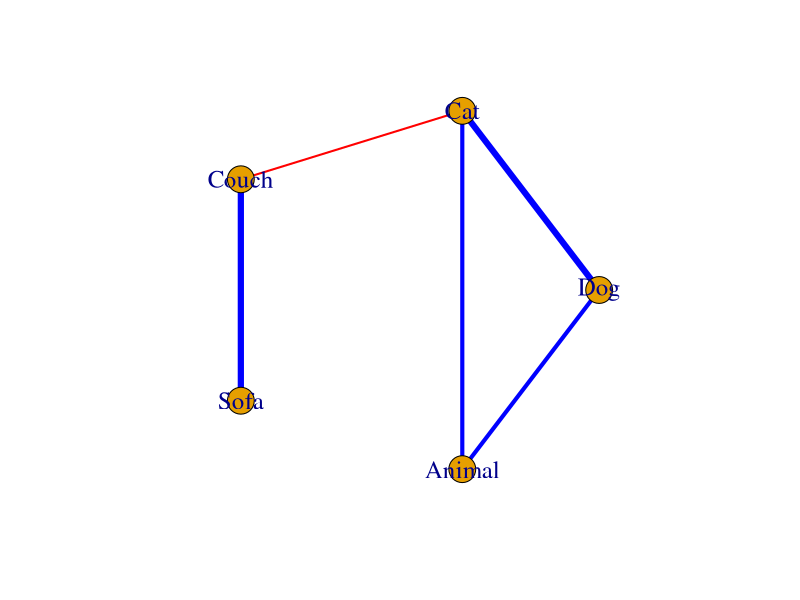

Write R code to recreate this figure. (Note: this script raises an error after producing the figure.)
library(igraph)
nodes <- c("Dog", "Cat", "Couch", "Sofa", "Animal")
edges <- data.frame(
  from = c("Dog", "Couch", "Animal", "Animal", "Couch"),
  to = c("Cat", "Sofa", "Dog", "Cat", "Cat"),
  type = c("semantic", "semantic", "semantic", "semantic", "phonologic"),
  weight = c(3, 3, 2, 2, 1)
)

edge_colors <- c(
  semantic = "blue",
  phonologic = "red"
)

g <- graph_from_data_frame(d = edges, directed = FALSE, vertices = nodes)
plot(g, 
     layout = layout.circle, 
     vertex.label.cex = 1.5, 
     edge.arrow.size = 0.5,
     edge.color = edge_colors[E(g)$type],
     edge.width = 2*E(g)$weight
)
    



num_nodes <- vcount(g)
num_edges <- ecount(g)
avg_degree <- mean(degree(g))
central_nodes <- V(g)$name[which.max(betweenness(g))]

betweenness(g) 
#betweenessis # of words that word is on the shortest path length for a diff word. 
#how many times you have to use that word as a bridge basically


cat("Number of Individuals:", num_nodes, "\n")
E(g)$type
E(g)$weight 

betweenness(g, E(g)$weight) 
betweenness(g) 

library(tidyr)
library(dplyr)


mat <- mcrae_df %>%
  mutate(value = 1) %>%                      # use production freq instead of 1 if desired
  pivot_wider(names_from = feature,
              values_from = value,
              values_fill = list(value = 0)) %>%
  as.data.frame()

